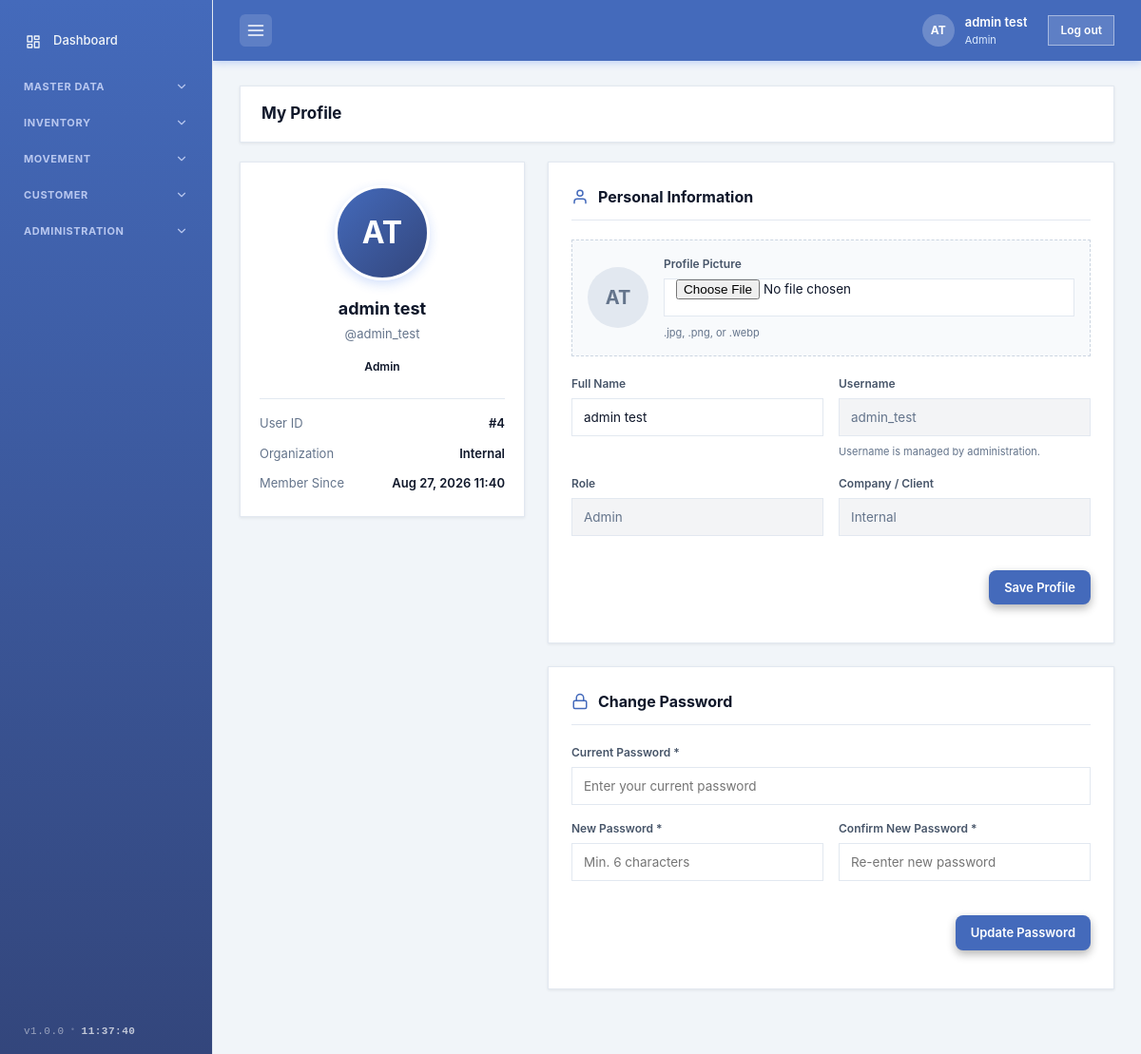
/pages/profile.php (signed in), run on the app's committed database.
### tables this page shows
CREATE TABLE `users` (
  `id` int(10) unsigned NOT NULL AUTO_INCREMENT,
  `username` varchar(64) NOT NULL,
  `password_hash` varchar(255) NOT NULL,
  `full_name` varchar(100) DEFAULT NULL,
  `role` varchar(50) NOT NULL DEFAULT 'admin',
  `company` varchar(100) DEFAULT NULL,
  `avatar` varchar(255) DEFAULT NULL,
  `created_at` datetime NOT NULL DEFAULT current_timestamp(),
  PRIMARY KEY (`id`),
  UNIQUE KEY `username` (`username`)
);

### includes/db.php (called while the page is built, shortened)
<?php
function db(): PDO
{
    static $pdo = null;
    if ($pdo === null) {
        $dsn = 'mysql:host=' . DB_HOST . ';dbname=' . DB_NAME . ';charset=utf8mb4';
        $pdo = new PDO($dsn, DB_USER, DB_PASS, [
            PDO::ATTR_ERRMODE            => PDO::ERRMODE_EXCEPTION,
            PDO::ATTR_DEFAULT_FETCH_MODE => PDO::FETCH_ASSOC,
        ]);
    }
    return $pdo;
}

### includes/auth.php (called while the page is built, shortened)
<?php
require_once __DIR__ . '/functions.php';
function current_user(): ?array
{
    static $user = null;
    if ($user === null) {
        try {
            $st = db()->prepare('SELECT id, username, full_name, role, company, avatar, created_at FROM users WHERE id = ?');
            $st->execute([$_SESSION['user_id']]);
            $row = $st->fetch();
            $user = $row === false ? null : $row;
        } catch (Exception $e) {
            $user = null;
        }
    }
    return $user;
}
function require_login(): void
{
    if (current_user() === null) {
        header('Location: ' . BASE_URL . '/login.php');
        exit;
    }
}
function current_role(): ?string
{
    $user = current_user();
    return $user === null ? null : (string)($user['role'] ?? '');
}

### includes/functions.php (called while the page is built, shortened)
<?php
require_once __DIR__ . '/db.php';
require_once __DIR__ . '/auth.php';
function e($value): string
{
    return htmlspecialchars((string)$value, ENT_QUOTES, 'UTF-8');
}

### pages/profile.php (the view, shortened to what this page needs)
<?php
require_once __DIR__ . '/../includes/auth.php';
require_once __DIR__ . '/../includes/functions.php';
require_login();
$user = current_user();
$fullName  = trim((string)($user['full_name'] ?? ''));
$dispName  = $fullName !== '' ? $fullName : (string)$user['username'];
$company   = !empty($user['company']) ? $user['company'] : 'Internal';
$createdAt = !empty($user['created_at']) ? date('M d, Y H:i', strtotime($user['created_at'])) : '—';
$avatar    = !empty($user['avatar']) ? $user['avatar'] : null;
include __DIR__ . '/../includes/header.php';
?>
<div class="profile-page-container">
    <div class="profile-header-bar">
        <div class="section-title">My Profile</div>
    </div>
    <div class="profile-layout">
        <div class="profile-sidebar-card">
            <div class="profile-large-avatar" id="avatarPreviewContainer">
                <?php if ($avatar && is_file(__DIR__ . '/../' . $avatar)): ?>
                    <img src="<?php echo BASE_URL . '/' . e($avatar); ?>" alt="<?php echo e($dispName); ?>" id="avatarImgPreview">
                <?php else: ?>
                    <span id="avatarInitialsPreview"><?php echo e($initials); ?></span>
                <?php endif; ?>
            </div>
            <div class="profile-name-title"><?php echo e($dispName); ?></div>
            <div class="profile-username-tag">@<?php echo e($user['username']); ?></div>
            <span class="badge status-<?php echo e(strtolower($user['role'] ?? 'user')); ?>" style="display:inline-block; padding: 4px 12px; font-size:12px; font-weight:600; text-transform:capitalize;">
                <?php echo e($roleLabel); ?>
            </span>
            <div class="profile-meta-list">
                <div class="profile-meta-item">
                    <span class="profile-meta-label">User ID</span>
                    <span class="profile-meta-value">#<?php echo (int)$user['id']; ?></span>
                </div>
                <div class="profile-meta-item">
                    <span class="profile-meta-label">Organization</span>
                    <span class="profile-meta-value"><?php echo e($company); ?></span>
                </div>
                <div class="profile-meta-item">
                    <span class="profile-meta-label">Member Since</span>
                    <span class="profile-meta-value"><?php echo e($createdAt); ?></span>
                </div>
            </div>
        </div>
        <div class="profile-main-content">
            <div class="profile-card">
                <div class="profile-card-header">
                    <svg viewBox="0 0 24 24" fill="none" stroke="currentColor" stroke-width="2" stroke-linecap="round" stroke-linejoin="round" width="18" height="18" style="color:var(--blue)">
                        <path d="M20 21v-2a4 4 0 0 0-4-4H8a4 4 0 0 0-4 4v2"></path>
                        <circle cx="12" cy="7" r="4"></circle>
                    </svg>
                    <h3>Personal Information</h3>
                </div>
                <form action="<?php echo BASE_URL; ?>/actions/update-profile.php" method="POST" enctype="multipart/form-data">
                    <div class="avatar-upload-zone">
                        <div class="avatar-preview-thumb" id="thumbPreviewBox">
                            <?php if ($avatar && is_file(__DIR__ . '/../' . $avatar)): ?>
                                <img src="<?php echo BASE_URL . '/' . e($avatar); ?>" alt="Preview" id="thumbImg">
                            <?php else: ?>
                                <span id="thumbInitials"><?php echo e($initials); ?></span>
                            <?php endif; ?>
                        </div>
                        <div class="avatar-upload-controls">
                            <div class="field" style="margin-bottom:0;">
                                <label for="avatarFileInput">Profile Picture</label>
                                <input type="file" name="avatar" id="avatarFileInput" accept="image/jpeg,image/png,image/webp,image/gif" onchange="previewAvatar(this)">
                                <span style="font-size:11px; color:var(--muted); margin-top:3px; display:block;">.jpg, .png, or .webp</span>
                            </div>
                        </div>
                    </div>
                    <div class="form-grid">
                        <div class="field">
                            <label for="full_name">Full Name</label>
                            <input type="text" id="full_name" name="full_name" value="<?php echo e($fullName); ?>" placeholder="e.g. Eleanor Vance">
                        </div>
                        <div class="field">
                            <label for="username_disp">Username</label>
                            <input type="text" id="username_disp" value="<?php echo e($user['username']); ?>" disabled>
                            <span style="font-size:11px; color:var(--muted); margin-top:2px; display:block;">Username is managed by administration.</span>
                        </div>
                        <div class="field">
                            <label for="role_disp">Role</label>
                            <input type="text" id="role_disp" value="<?php echo e($roleLabel); ?>" disabled>
                        </div>
                        <div class="field">
                            <label for="company_disp">Company / Client</label>
                            <input type="text" id="company_disp" value="<?php echo e($company); ?>" disabled>
                        </div>
                    </div>
                    <div style="margin-top:20px; display:flex; justify-content:flex-end;">
                        <button type="submit" class="btn primary">Save Profile</button>
                    </div>
                </form>
            </div>
            <div class="profile-card">
                <div class="profile-card-header">
                    <svg viewBox="0 0 24 24" fill="none" stroke="currentColor" stroke-width="2" stroke-linecap="round" stroke-linejoin="round" width="18" height="18" style="color:var(--blue)">
                        <rect x="3" y="11" width="18" height="11" rx="2" ry="2"></rect>
                        <path d="M7 11V7a5 5 0 0 1 10 0v4"></path>
                    </svg>
                    <h3>Change Password</h3>
                </div>
                <form action="<?php echo BASE_URL; ?>/actions/update-profile.php" method="POST">
                    <div class="form-grid">
                        <div class="field" style="grid-column: 1 / -1;">
                            <label for="current_password">Current Password *</label>
                            <input type="password" id="current_password" name="current_password" required autocomplete="current-password" placeholder="Enter your current password">
                        </div>
                        <div class="field">
                            <label for="new_password">New Password *</label>
                            <input type="password" id="new_password" name="new_password" required minlength="6" autocomplete="new-password" placeholder="Min. 6 characters">
                        </div>
                        <div class="field">
                            <label for="confirm_password">Confirm New Password *</label>
                            <input type="password" id="confirm_password" name="confirm_password" required minlength="6" autocomplete="new-password" placeholder="Re-enter new password">
                        </div>
                    </div>
                    <div style="margin-top:20px; display:flex; justify-content:flex-end;">
                        <button type="submit" class="btn primary">Update Password</button>
                    </div>
                </form>
            </div>
        </div>
    </div>
</div>
<?php include __DIR__ . '/../includes/footer.php'; ?>

### includes/header.php (shortened to what this page needs)
<?php
require_once __DIR__ . '/functions.php';
require_once __DIR__ . '/auth.php';
$currentUser = current_user();
$fullName    = $currentUser['full_name'] ?? $currentUser['username'] ?? 'User';
$roleLabel   = ucfirst($currentUser['role'] ?? 'User');
$words = preg_split('/\s+/', trim($fullName));
$initials = strtoupper(($words[0][0] ?? 'U') . ($words[1][0] ?? ''));
?>
<!DOCTYPE html>
<html lang="en">
<head>
    <link rel="stylesheet" href="<?php echo BASE_URL; ?>/css/style.css">
</head>
<body>
<div class="app">
    <?php include __DIR__ . '/sidebar.php'; ?>
    <main class="main">
        <header class="topbar">
            <button type="button" class="sidebar-toggle" onclick="toggleSidebar()" aria-label="Toggle sidebar">
                <svg viewBox="0 0 24 24" fill="none" stroke="currentColor" stroke-width="2" stroke-linecap="round" width="20" height="20">
                    <line x1="3" y1="6" x2="21" y2="6"></line>
                    <line x1="3" y1="12" x2="21" y2="12"></line>
                    <line x1="3" y1="18" x2="21" y2="18"></line>
                </svg>
            </button>
            <div class="user-area">
                <a href="<?php echo BASE_URL; ?>/pages/profile.php" class="user-profile-link" title="My Profile">
                    <div class="user-avatar">
                        <?php if (!empty($currentUser['avatar']) && is_file(__DIR__ . '/../' . $currentUser['avatar'])): ?>
                            <img src="<?php echo BASE_URL . '/' . e($currentUser['avatar']); ?>" alt="<?php echo e($fullName); ?>">
                        <?php else: ?>
                            <?php echo e($initials); ?>
                        <?php endif; ?>
                    </div>
                    <div>
                        <div class="user-name"><?php echo e($fullName); ?></div>
                        <div class="user-role"><?php echo e($roleLabel); ?></div>
                    </div>
                </a>
                <a href="<?php echo BASE_URL; ?>/logout.php" class="logout-link">Log out</a>
            </div>
        </header>
        <div class="content">

### data on the page
users: full_name "AT", full_name "admin test", role "Admin", username "admin_test", id "4", company "Internal", created_at "Aug 27, 2026 11:40"

### other printed values
$label "MASTER DATA"
$label "INVENTORY"
$label "MOVEMENT"
$label "CUSTOMER"
$label "ADMINISTRATION"
APP_VERSION "1.0.0"
